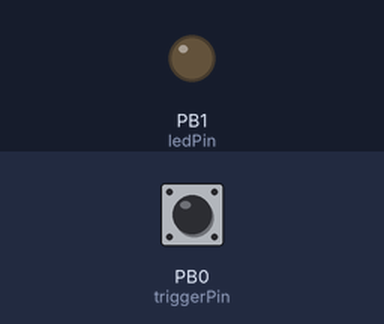
Recording of a sketch running on a simulated ATtiny85, built with avr-gcc and run on an emulated ATtiny85. On the bench: output pins drawn as LEDs (lit = HIGH). Inputs (shaded band) come from the test bench; at power-on: PB0 (triggerPin) HIGH.

Above: at 1.2 s.
1.3 s: PB0 (triggerPin) pulled LOW for 0.15 s
At 2.6 s:
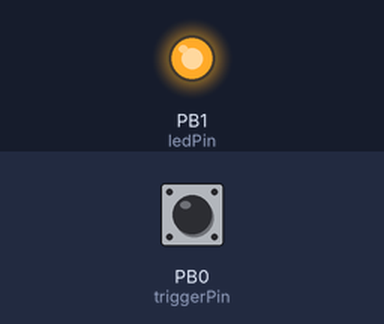
Timing chart, 0 to 11.2 s (numbered marks = the images above; inputs shaded):
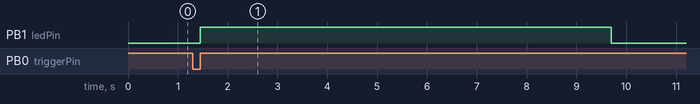

Measured:
- after the input at 1.3 s, PB1 (ledPin): LOW → HIGH after 0.15 s, → LOW 8.3 s later

The sketch:

Firmware.ino
```cpp
#include "avr/interrupt.h"

volatile uint32_t value = 0;

const int ledPin = 1;
const int triggerPin = 0;

ISR(PCINT0_vect) {
  if (digitalRead(triggerPin)) {
    digitalWrite(ledPin, HIGH);
    value = 1000000;
  }
}

void setup() {
  pinMode(ledPin, OUTPUT);
  pinMode(triggerPin, INPUT_PULLUP);

  GIMSK = 0b00100000; // turn on pin change interrupts
  PCMSK = 1 << triggerPin; // turn on interrupt on pin PB5
  sei(); // enable interrupts
}

void loop() {
  if (value == 0) {
    digitalWrite(ledPin, LOW);
  } else {
    value--;
  }
}
```
